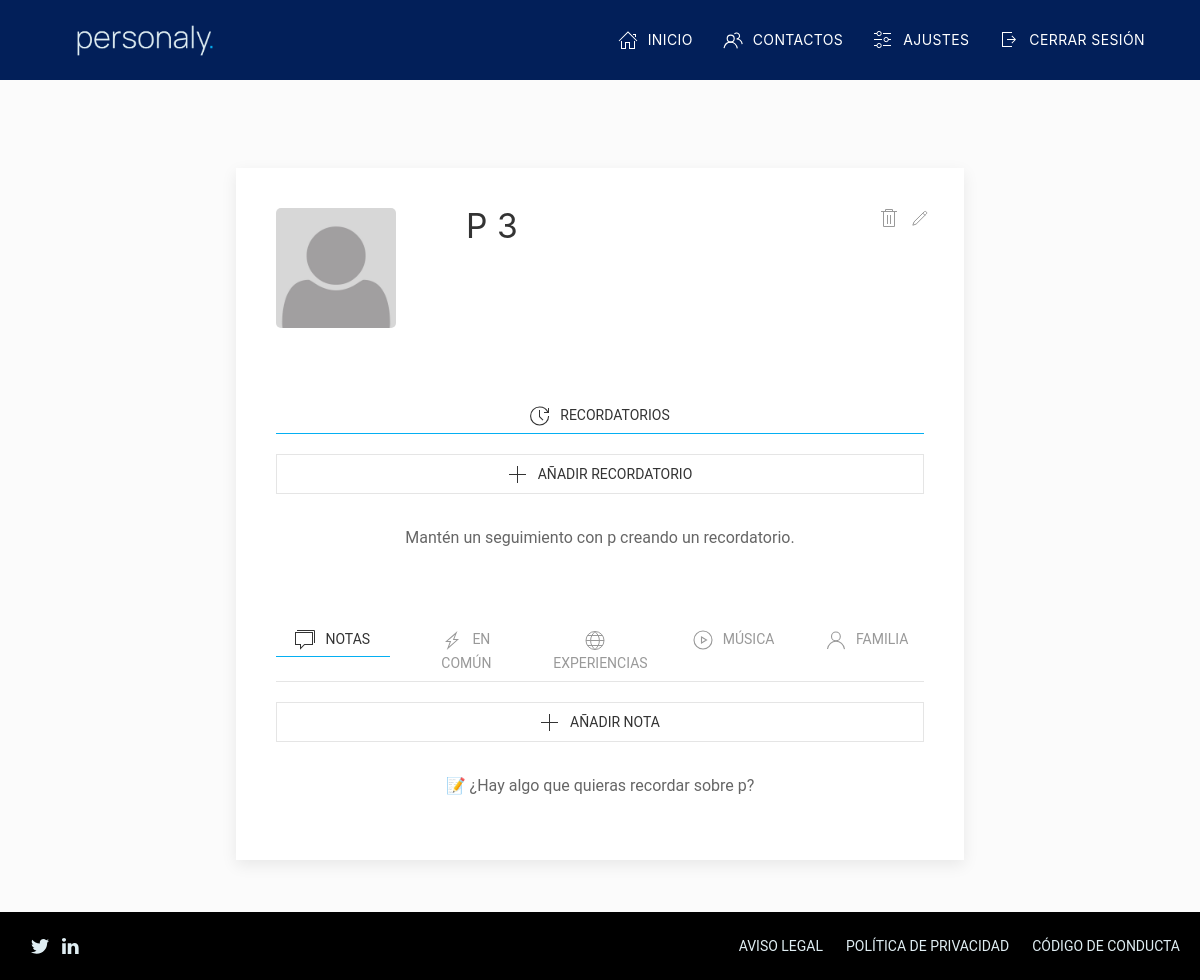
The app's page /es/app/contact/p-3-3/ (signed in) with its own data.
### dashboard/models.py (models this page shows, shortened)
class Contact(models.Model):
    id = models.UUIDField(primary_key=True, default=uuid.uuid4, editable=False)
    owner = models.ForeignKey(User, on_delete=models.CASCADE)
    name = models.TextField()
    surnames = models.TextField()
    location = models.TextField(blank=True)
    phone = PhoneField(blank=True)
    created_at = models.DateTimeField(auto_now_add=True)
    url = models.SlugField(blank=True, max_length=255)
    image_contact = models.ImageField(blank=True, upload_to='images_contacts', null=True, verbose_name='imagecontact')
    active = models.BooleanField(default=True)

### dashboard/views.py (the view)
# urls.py: path('contact/<slug:url>/', views.contact_view, name='contact'),
@login_required
def contact_view(request, url):
    try:
        owner = request.user
        contact = get_object_or_404(Contact, url=url, owner=owner, active=True)
        list_tags = TagContact.objects.filter(owner=owner, contact=contact)
        list_notes = NoteContact.objects.filter(contact=contact, owner=owner, active=True).order_by('-created_at')
        list_common = ThingCommonContact.objects.filter(contact=contact, owner=owner, active=True)
        list_experiences = ExperienceContact.objects.filter(contact=contact, owner=owner, active=True)
        data = {'owner': owner,
                'contact': contact,
                'tags_list': list_tags,
                'list_notes': list_notes,
                'count_list_notes': list_notes.count(),
                'list_common': list_common,
                'count_list_common': list_common.count(),
                'list_experiences': list_experiences,
                'count_list_experiences': list_experiences.count(),
                'list_family': None,
                'count_list_family': 0,
                }
        return render(request, 'dashboard/contact.html', data)
    except Exception as e:
        return redirect("contacts")

### dashboard/templates/dashboard/contact.html (shortened to what this page needs)
{% extends 'app/base_app.html' %}
{% load i18n %}
{% load static %}
{% block content_main %}
    <div class="container-app uk-container uk-container-large ">
        <div class="uk-flex uk-flex-center">
            <div class="uk-card card-contact-list uk-card-default uk-card-body uk-width-1-2@m">
                <ul class="uk-iconnav btn-actions-tittle uk-flex-right">
                    <li><a class="uk-icon-link"
                           onclick="deleteContact('{{ contact.id }}','{{ contact.name }} {{ contact.surnames }}')"
                           uk-icon="icon: trash"
                           uk-tooltip="title: {% translate "Eliminar contacto" %}; pos: bottom-left"></a>
                    <li><a class="uk-icon-link"
                           onclick="editContact('{{ contact.name }}','{{ contact.surnames }}')"
                           uk-icon="icon: pencil"
                           uk-tooltip="title: {% translate "Editar contacto" %}; pos: bottom-left"></a>
                </ul>
                {% include "dashboard/contact/contact_header.html" with contact=contact tags_list=tags_list %}
                {% include "dashboard/contact/contact_reminders.html" %}
                <div class="uk-margin-large-top">
                    <ul id="tab_contact" class="uk-tab uk-child-width-expand"
                        data-uk-tab="{connect:'#switcher_contact'}">
                        <li id="notes"><a href="#notes"><span class="uk-margin-small-right"
                                                              uk-icon="comments"></span>{% translate "Notas" %}</a></li>
                        <li id="common"><a href="#common"><span class="uk-margin-small-right"
                                                                uk-icon="bolt"></span>{% translate "En común" %}</a>
                        </li>
                        <li id="experiences"><a href="#experiences"><span class="uk-margin-small-right"
                                                                          uk-icon="world"></span>{% translate "Experiencias" %}
                        </a></li>
                        <li id="music"><a href="#music"><span class="uk-margin-small-right"
                                                              uk-icon="play-circle"></span>{% translate "Música" %}</a>
                        </li>
                        <li id="family"><a href="#family"><span class="uk-margin-small-right"
                                                                uk-icon="user"></span>{% translate "Familia" %}</a></li>
                    </ul>
                    <ul id="switcher_contact" class="uk-switcher uk-margin">
                        <li>{% include "dashboard/contact/contact_notes.html" with list_notes=list_notes %}</li>
                    </ul>
                </div>
            </div>
        </div>
    </div>
{% endblock %}

### dashboard/templates/dashboard/contact/contact_header.html (shortened to what this page needs)
{% load static %}
<div id="contact_header" class="uk-flex uk-flex-row uk-flex-nowrap ">
    <div class="uk-flex">
        {% if contact.image_contact %}
            <img class="uk-border-rounded" src="/media{{ contact.image_contact }}" width="120" height="120"
                 alt="{{ contact.name }} {{ contact.surnames }}">
        {% else %}
            <img class="uk-border-rounded" src="{% static 'img/app/contact_holder.jpg' %}" width="120" height="120"
                 alt="{{ contact.name }} {{ contact.surnames }}">
        {% endif %}
    </div>
    <div class="uk-flex uk-flex-column uk-flex-nowrap uk-flex-between uk-flex-center uk-margin-large-left">
        <div class=""><h1 class="uk-heading-medium ">{{ contact.name |title }} {{ contact.surnames | title }}</h1></div>
    </div>
</div>

### dashboard/templates/dashboard/contact/contact_reminders.html
<div class="uk-margin-large-top">
    <ul class="uk-child-width-expand" uk-tab>
        <li><a href="#"><span class="uk-margin-small-right" uk-icon="future"></span>Recordatorios</a></li>
    </ul>
    <ul class="uk-switcher uk-margin">
        <div>
            <button id="" class="uk-button uk-button-default uk-width-1-1 uk-margin-small-bottom"
                    uk-toggle="target: #"><span class="uk-margin-small-right"
                                                uk-icon="plus"></span>Añadir
                recordatorio
            </button>
            <div class="uk-text-center uk-margin-top">
                <span>Mantén un seguimiento con {{ contact.name }} creando un recordatorio.</span>
            </div>
        </div>
    </ul>
</div>

### dashboard/templates/dashboard/contact/contact_notes.html (shortened to what this page needs)
{% load i18n %}
<div id="component_notes_contact">
    <button id="button_add_note_contact" class="uk-button uk-button-default uk-width-1-1 uk-margin-small-bottom"
            uk-toggle="target: #modal_create_contact_note"><span class="uk-margin-small-right"
                                                                 uk-icon="plus"></span>{% translate "Añadir nota" %}
    </button>
    <div>
        <div id="text_note_contact" class="uk-text-center uk-margin-top">
            <span>&#128221; {% translate "¿Hay algo que quieras recordar sobre" %} {{ contact.name }}?</span>
        </div>
    </div>
</div>

### records on screen
Contact: name "P", surnames "3", name "p"
